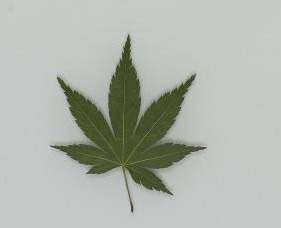
#> input picture weedcolour.jpg, 281 x 228 px
$ python feature2.py   (older library calls are emulated)
#> lines starting #> are read from the running program, lines starting #| are printed output that depends on the picture; after the words box and inside, x2 and y2 are one past the last pixel; in counts of white or black regions, pixels touching at a corner belong together
import numpy as np
import cv2
import matplotlib.pyplot as plt
from scipy.misc import imread
import imghdr
from scipy.misc import imshow
np.set_printoptions(threshold=np.inf)

#cv2.imwrite('myTest.jpg',edges)

def main():
    img=cv2.imread('weedcolour.jpg')
#> img is the input picture: shape (228, 281, 3); mean B, G, R 173.3, 181.6, 175.8
    grey = cv2.cvtColor(img,cv2.COLOR_BGR2GRAY)
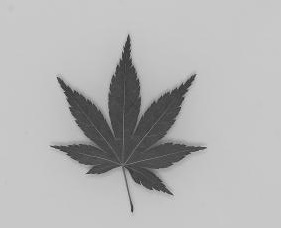
#> grey: shape (228, 281); min 39, max 215, mean 179
    _, thresh1 = cv2.threshold(grey, 127, 255,
                               cv2.THRESH_BINARY_INV+cv2.THRESH_OTSU)
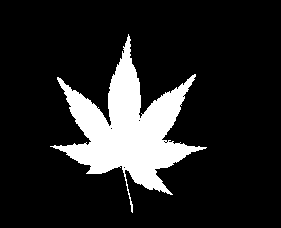
#> thresh1: shape (228, 281); 14.5% white; 1 white region


    sourceIm,contours, hierarchy = cv2.findContours(thresh1, cv2.RETR_EXTERNAL, cv2.CHAIN_APPROX_SIMPLE)
#> contours = 1 contour; box (x1, y1, x2, y2) and area: (50, 34, 207, 213) 8844
    #print(np.shape(contour[0]))
    cnt = max(contours, key = lambda x: cv2.contourArea(x))
#> cnt = contour of 536 points, box (x1, y1, x2, y2) (50, 34, 207, 213), area 8844
    hull = cv2.convexHull(cnt)
#> hull = [[195, 74], [206, 147], [172, 194], [132, 212], [50, 146], [57, 77], [128, 34]]
    drawing = np.zeros(img.shape,np.uint8)
    cv2.drawContours(drawing, [cnt], 0, (0, 255, 0), 0)
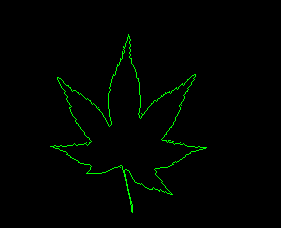
#> drawing: shape (228, 281, 3); mean of channels 0, 1, 2 0, 3.4, 0; drawn as B, G, R
    cv2.drawContours(drawing, [hull], 0,(0, 0, 255), 0)
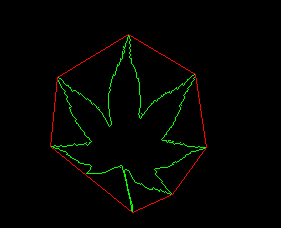
#> drawing: shape (228, 281, 3); 0.7% of pixels changed, all inside (x1, y1, x2, y2) = (50, 34, 207, 213); drawn as B, G, R
    #all_img = np.hstack((drawing, img))
    cv2.imshow('Contours', drawing)
    print(hull)
#| [[[195  74]]
#|  [[206 147]]
#|  [[172 194]]
#|  [[132 212]]
#|  [[ 50 146]]
#|  [[ 57  77]]
#|  [[128  34]]]

if __name__ == "__main__":
    main()
